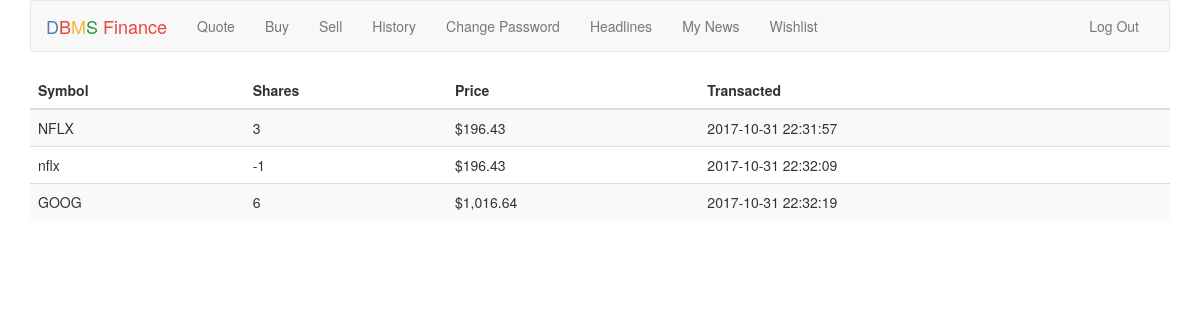
Page /history (signed in) on the committed database.
### tables this page shows
CREATE TABLE 'history' ('id' INTEGER NOT NULL, 'sym' TEXT NOT NULL, 'shares' INTEGER NOT NULL,'price' REAL NOT NULL, 'Transacted' DATETIME NOT NULL DEFAULT CURRENT_TIMESTAMP);

### application.py (the view)
@app.route("/history")
@login_required
def history():
    rows = db.execute("SELECT * FROM history WHERE id=:id  ORDER BY Transacted",id=session["user_id"])
    return render_template("history.html",rows = rows)
    return apology("TODO")

### helpers.py (called while the page is built)
def login_required(f):
    @wraps(f)
    def decorated_function(*args, **kwargs):
        if session.get("user_id") is None:
            return redirect(url_for("login", next=request.url))
        return f(*args, **kwargs)
    return decorated_function

def usd(value):
    return "${:,.2f}".format(value)

### templates/history.html (shortened to what this page needs)
{% extends "layout.html" %}
{% block main %}
    <table class="table table-striped">
        <thead>
            <tr>
                <th>Symbol</th>
                <th>Shares</th>
                <th>Price</th>
                <th>Transacted</th>
            </tr>
        </thead>
        <tbody>
            {%for rowX in rows%}
                <tr>
                    <td>{{rowX.sym}}</td>
                    <td>{{rowX.shares}}</td>
                    <td>{{rowX.price|usd}}</td>
                    <td>{{rowX.Transacted}}</td>
                </tr>
            {%endfor%}
        </tbody>
    </table>
{% endblock %}

### static/styles.css (style rules this page uses)
main td { text-align: left; }

### rows in the picture
history: sym "NFLX", shares "3", price "$196.43", Transacted "2017-10-31 22:31:57"
history: sym "nflx", shares "-1", price "$196.43", Transacted "2017-10-31 22:32:09"
history: sym "GOOG", shares "6", price "$1,016.64", Transacted "2017-10-31 22:32:19"
